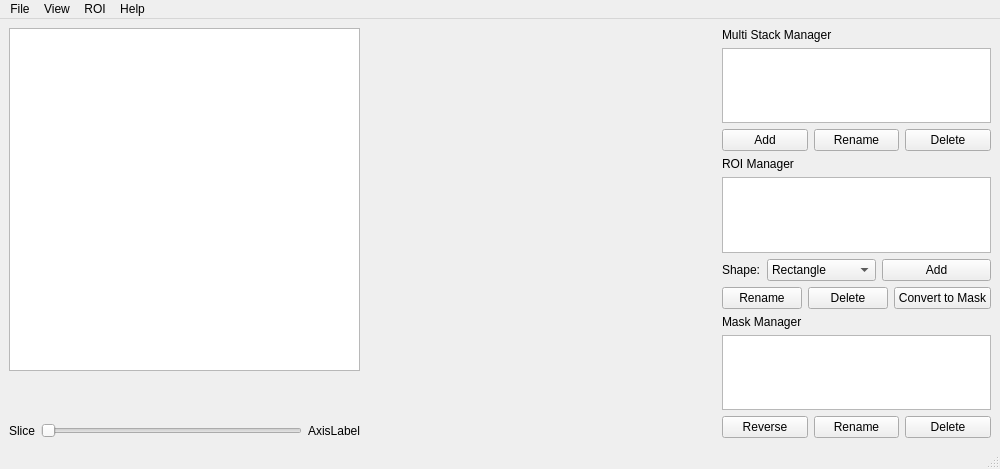
<?xml version="1.0" encoding="UTF-8"?>
<ui version="4.0">
 <class>MainWindow</class>
 <widget class="QMainWindow" name="MainWindow">
  <property name="geometry">
   <rect>
    <x>0</x>
    <y>0</y>
    <width>1000</width>
    <height>469</height>
   </rect>
  </property>
  <property name="windowTitle">
   <string>MainWindow</string>
  </property>
  <property name="tabShape">
   <enum>QTabWidget::TabShape::Rounded</enum>
  </property>
  <widget class="QWidget" name="centralwidget">
   <layout class="QHBoxLayout" name="horizontalLayout" stretch="2,2,1">
    <item>
     <layout class="QVBoxLayout" name="sliceViewVLayout">
      <item>
       <widget class="ScrollableGraphicsView" name="ppsGraphicsView">
        <property name="minimumSize">
         <size>
          <width>0</width>
          <height>0</height>
         </size>
        </property>
        <property name="verticalScrollBarPolicy">
         <enum>Qt::ScrollBarPolicy::ScrollBarAlwaysOff</enum>
        </property>
        <property name="horizontalScrollBarPolicy">
         <enum>Qt::ScrollBarPolicy::ScrollBarAlwaysOff</enum>
        </property>
       </widget>
      </item>
      <item>
       <widget class="MatplotlibFigureCanvas" name="colorbar" native="true">
        <property name="sizePolicy">
         <sizepolicy hsizetype="Expanding" vsizetype="Preferred">
          <horstretch>0</horstretch>
          <verstretch>0</verstretch>
         </sizepolicy>
        </property>
        <property name="minimumSize">
         <size>
          <width>0</width>
          <height>40</height>
         </size>
        </property>
        <property name="maximumSize">
         <size>
          <width>16777215</width>
          <height>80</height>
         </size>
        </property>
       </widget>
      </item>
      <item>
       <layout class="QHBoxLayout" name="sliderLayout">
        <item>
         <widget class="QLabel" name="sliceNumberLabel">
          <property name="text">
           <string>Slice</string>
          </property>
         </widget>
        </item>
        <item>
         <widget class="QSlider" name="sliceSlider">
          <property name="orientation">
           <enum>Qt::Orientation::Horizontal</enum>
          </property>
         </widget>
        </item>
        <item>
         <widget class="QLabel" name="axisLabel">
          <property name="text">
           <string>AxisLabel</string>
          </property>
         </widget>
        </item>
       </layout>
      </item>
     </layout>
    </item>
    <item>
     <layout class="QVBoxLayout" name="canvasVLayout" stretch="0,0">
      <item>
       <widget class="MatplotlibFigureCanvas" name="plotCanvas" native="true">
        <property name="minimumSize">
         <size>
          <width>0</width>
          <height>0</height>
         </size>
        </property>
        <property name="maximumSize">
         <size>
          <width>16777215</width>
          <height>16777215</height>
         </size>
        </property>
       </widget>
      </item>
      <item>
       <widget class="MatplotlibFigureCanvas" name="fftCanvas" native="true"/>
      </item>
     </layout>
    </item>
    <item>
     <layout class="QVBoxLayout" name="managerVLayout">
      <item>
       <widget class="QLabel" name="stackMgrLabel">
        <property name="text">
         <string>Multi Stack Manager</string>
        </property>
       </widget>
      </item>
      <item>
       <widget class="QListWidget" name="stackListWidget"/>
      </item>
      <item>
       <layout class="QHBoxLayout" name="stackHLayout">
        <item>
         <widget class="QPushButton" name="stackAddButton">
          <property name="text">
           <string>Add</string>
          </property>
         </widget>
        </item>
        <item>
         <widget class="QPushButton" name="stackRenameButton">
          <property name="text">
           <string>Rename</string>
          </property>
         </widget>
        </item>
        <item>
         <widget class="QPushButton" name="stackDeleteButton">
          <property name="text">
           <string>Delete</string>
          </property>
         </widget>
        </item>
       </layout>
      </item>
      <item>
       <widget class="QLabel" name="roiMgrLabel">
        <property name="text">
         <string>ROI Manager</string>
        </property>
       </widget>
      </item>
      <item>
       <widget class="QListWidget" name="roiListWidget"/>
      </item>
      <item>
       <layout class="QHBoxLayout" name="horizontalLayout_2">
        <item>
         <widget class="QLabel" name="roiShapeLabel">
          <property name="sizePolicy">
           <sizepolicy hsizetype="Fixed" vsizetype="Preferred">
            <horstretch>0</horstretch>
            <verstretch>0</verstretch>
           </sizepolicy>
          </property>
          <property name="text">
           <string>Shape:</string>
          </property>
         </widget>
        </item>
        <item>
         <widget class="QComboBox" name="roiShapeComboBox">
          <property name="sizePolicy">
           <sizepolicy hsizetype="Preferred" vsizetype="Fixed">
            <horstretch>0</horstretch>
            <verstretch>0</verstretch>
           </sizepolicy>
          </property>
          <item>
           <property name="text">
            <string>Rectangle</string>
           </property>
          </item>
          <item>
           <property name="text">
            <string>Circle</string>
           </property>
          </item>
          <item>
           <property name="text">
            <string>Ellipse</string>
           </property>
          </item>
          <item>
           <property name="text">
            <string>Polygon</string>
           </property>
          </item>
         </widget>
        </item>
        <item>
         <widget class="QPushButton" name="roiAddButton">
          <property name="text">
           <string>Add</string>
          </property>
         </widget>
        </item>
       </layout>
      </item>
      <item>
       <layout class="QHBoxLayout" name="horizontalLayout_3"/>
      </item>
      <item>
       <layout class="QHBoxLayout" name="horizontalLayout_4">
        <item>
         <widget class="QPushButton" name="roiRenameButton">
          <property name="text">
           <string>Rename</string>
          </property>
         </widget>
        </item>
        <item>
         <widget class="QPushButton" name="roiDeleteButton">
          <property name="text">
           <string>Delete</string>
          </property>
         </widget>
        </item>
        <item>
         <widget class="QPushButton" name="roiConvertToMaskButton">
          <property name="text">
           <string>Convert to Mask</string>
          </property>
         </widget>
        </item>
       </layout>
      </item>
      <item>
       <widget class="QLabel" name="maskMgrLabel">
        <property name="text">
         <string>Mask Manager</string>
        </property>
       </widget>
      </item>
      <item>
       <widget class="QListWidget" name="maskListWidget"/>
      </item>
      <item>
       <layout class="QHBoxLayout" name="horizontalLayout_5">
        <item>
         <widget class="QPushButton" name="maskReverseButton">
          <property name="text">
           <string>Reverse</string>
          </property>
         </widget>
        </item>
        <item>
         <widget class="QPushButton" name="maskRenameButton">
          <property name="text">
           <string>Rename</string>
          </property>
         </widget>
        </item>
        <item>
         <widget class="QPushButton" name="maskDeleteButton">
          <property name="text">
           <string>Delete</string>
          </property>
         </widget>
        </item>
       </layout>
      </item>
     </layout>
    </item>
   </layout>
  </widget>
  <widget class="QMenuBar" name="menubar">
   <property name="geometry">
    <rect>
     <x>0</x>
     <y>0</y>
     <width>1000</width>
     <height>33</height>
    </rect>
   </property>
   <property name="defaultUp">
    <bool>false</bool>
   </property>
   <widget class="QMenu" name="menuFile">
    <property name="title">
     <string>File</string>
    </property>
    <addaction name="actionOpenStack"/>
    <addaction name="separator"/>
    <addaction name="actionSaveStackTIFF"/>
    <addaction name="actionSaveStackPickle"/>
    <addaction name="separator"/>
    <addaction name="actionExit"/>
   </widget>
   <widget class="QMenu" name="menuView">
    <property name="title">
     <string>View</string>
    </property>
    <widget class="QMenu" name="menuColorbarScale">
     <property name="title">
      <string>Colorbar Scale</string>
     </property>
     <addaction name="actionStandardDeviation"/>
     <addaction name="actionFullRange"/>
     <addaction name="actionCustomRange"/>
    </widget>
    <widget class="QMenu" name="menuColormap">
     <property name="title">
      <string>Colormap</string>
     </property>
     <addaction name="actionDefault"/>
     <addaction name="actionRdBuR"/>
     <addaction name="actionViridis"/>
     <addaction name="actionGray"/>
    </widget>
    <addaction name="menuColormap"/>
    <addaction name="menuColorbarScale"/>
    <addaction name="separator"/>
    <addaction name="actionSaveView"/>
   </widget>
   <widget class="QMenu" name="menuROI">
    <property name="title">
     <string>ROI</string>
    </property>
    <addaction name="actionEditROI"/>
    <addaction name="actionClearAllROI"/>
   </widget>
   <widget class="QMenu" name="menuAbout">
    <property name="title">
     <string>Help</string>
    </property>
    <addaction name="actionAbout"/>
   </widget>
   <addaction name="menuFile"/>
   <addaction name="menuView"/>
   <addaction name="menuROI"/>
   <addaction name="menuAbout"/>
  </widget>
  <widget class="QStatusBar" name="statusbar"/>
  <action name="actionOpenStack">
   <property name="text">
    <string>Open Stack</string>
   </property>
  </action>
  <action name="actionExit">
   <property name="text">
    <string>Exit</string>
   </property>
  </action>
  <action name="actionStandardDeviation">
   <property name="text">
    <string>Standard Deviation</string>
   </property>
  </action>
  <action name="actionFullRange">
   <property name="text">
    <string>Full Range</string>
   </property>
  </action>
  <action name="actionCustomRange">
   <property name="text">
    <string>Custom Range...</string>
   </property>
  </action>
  <action name="actionDefault">
   <property name="text">
    <string>Default</string>
   </property>
  </action>
  <action name="actionRdBuR">
   <property name="text">
    <string>RdBu_r</string>
   </property>
  </action>
  <action name="actionViridis">
   <property name="text">
    <string>Viridis</string>
   </property>
  </action>
  <action name="actionGray">
   <property name="text">
    <string>Gray</string>
   </property>
  </action>
  <action name="actionSubNegativeTime">
   <property name="text">
    <string>Subtract Negative Time Frames</string>
   </property>
  </action>
  <action name="actionSubFirstLastNFrames">
   <property name="text">
    <string>Subtract First/Last N Frames...</string>
   </property>
  </action>
  <action name="actionSaveStackTIFF">
   <property name="text">
    <string>Save Stack as TIFF</string>
   </property>
  </action>
  <action name="actionImportROI">
   <property name="text">
    <string>Import ROI...</string>
   </property>
  </action>
  <action name="actionExportROI">
   <property name="text">
    <string>Export ROI...</string>
   </property>
  </action>
  <action name="actionClearAllROI">
   <property name="text">
    <string>Clear All ROI</string>
   </property>
  </action>
  <action name="actionImportMask">
   <property name="text">
    <string>Import Mask...</string>
   </property>
  </action>
  <action name="actionExportMask">
   <property name="text">
    <string>Export Mask...</string>
   </property>
  </action>
  <action name="actionClearAllMasks">
   <property name="text">
    <string>Clear All Masks</string>
   </property>
  </action>
  <action name="actionCurveFit">
   <property name="text">
    <string>Curve Fit...</string>
   </property>
  </action>
  <action name="actionExportCurve">
   <property name="text">
    <string>Export Curve...</string>
   </property>
  </action>
  <action name="actionSaveStackPickle">
   <property name="text">
    <string>Save Stack as Pickle</string>
   </property>
  </action>
  <action name="actionDownsample">
   <property name="text">
    <string>Downsample...</string>
   </property>
  </action>
  <action name="actionMaskMath">
   <property name="text">
    <string>Mask Math...</string>
   </property>
  </action>
  <action name="actionAbout">
   <property name="text">
    <string>About</string>
   </property>
  </action>
  <action name="actionPhasor">
   <property name="text">
    <string>Phasor Analysis</string>
   </property>
  </action>
  <action name="actionNormalizeCurve">
   <property name="checkable">
    <bool>true</bool>
   </property>
   <property name="checked">
    <bool>false</bool>
   </property>
   <property name="text">
    <string>Normalize Curve</string>
   </property>
  </action>
  <action name="actionNoise">
   <property name="text">
    <string>Noise Analysis</string>
   </property>
  </action>
  <action name="actionViewCurve">
   <property name="text">
    <string>View Curve...</string>
   </property>
  </action>
  <action name="actionSaveView">
   <property name="text">
    <string>Save View...</string>
   </property>
  </action>
  <action name="actionResetBackgroundSubtraction">
   <property name="text">
    <string>Reset Background Subtraction</string>
   </property>
  </action>
  <action name="actionSubFixedValue">
   <property name="text">
    <string>Subtract Fixed Value</string>
   </property>
  </action>
  <action name="actionMaskAllZeroPixels">
   <property name="text">
    <string>Mask all-zero pixels</string>
   </property>
  </action>
  <action name="actionMaskIntensityThreshold">
   <property name="text">
    <string>Mask from threshold...</string>
   </property>
  </action>
  <action name="actionExportSelectedMask">
   <property name="text">
    <string>Export Selected Mask...</string>
   </property>
  </action>
  <action name="actionStack_Math">
   <property name="text">
    <string>Stack Math...</string>
   </property>
  </action>
  <action name="actionEditROI">
   <property name="text">
    <string>Edit ROI...</string>
   </property>
  </action>
 </widget>
 <customwidgets>
  <customwidget>
   <class>MatplotlibFigureCanvas</class>
   <extends>QWidget</extends>
   <header>puprisa.ui.widgets.mpl_canvas</header>
   <container>1</container>
  </customwidget>
  <customwidget>
   <class>ScrollableGraphicsView</class>
   <extends>QGraphicsView</extends>
   <header>puprisa.ui.widgets.scrollable_graphics_view</header>
  </customwidget>
 </customwidgets>
 <resources/>
 <connections/>
</ui>
